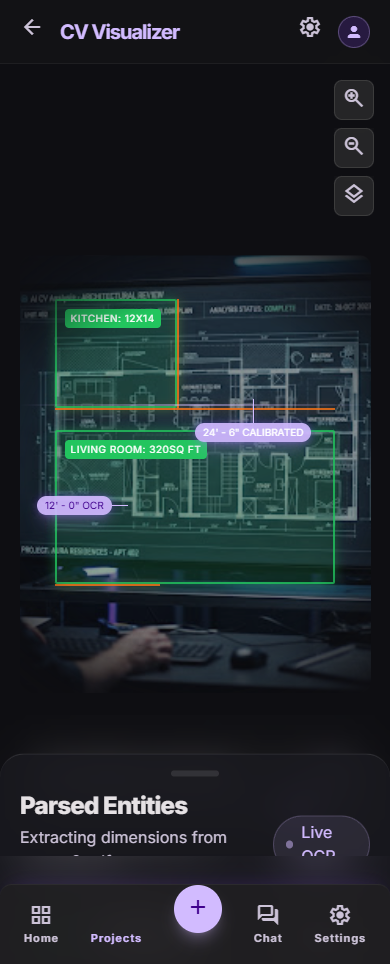
#> input picture stitch_buildwise_ai_design_system/stitch_buildwise_ai_design_system/ai_cv_analysis/screen.png, 390 x 964 px
$ python -i wall_detector.py   (imports and definitions only)
#> lines starting #> are read from the running program, lines starting #| are printed output that depends on the picture
"""
BuildWise AI — Stage 2: Wall Detector
=======================================
Geometry-based wall detection using OpenCV.
Detects all wall segments, merges broken lines, classifies external/internal
walls, and generates wall polygons. Does NOT depend on OCR or YOLO.

Uses:
- Hough Line Transform (probabilistic) for line segment detection
- Slope-intercept clustering for collinear segment merging
- Parallel line pair analysis for wall thickness estimation
- Convex hull classification for external vs internal walls
"""

import cv2
import numpy as np
import math
from typing import List, Dict, Any, Tuple, Optional
from dataclasses import dataclass, field, asdict


@dataclass
class WallSegment:
    """Represents a single detected wall segment."""
    id: str
    start: Tuple[float, float]       # (x, y) in pixels
    end: Tuple[float, float]         # (x, y) in pixels
    length_px: float                 # Length in pixels
    thickness_px: float              # Estimated wall thickness in pixels
    angle_deg: float                 # Angle in degrees (0=horizontal, 90=vertical)
    wall_type: str                   # 'external' or 'internal'
    polygon_coords: List[Tuple[float, float]] = field(default_factory=list)

    def to_dict(self) -> Dict[str, Any]:
        return asdict(self)


class WallDetector:
    """Detects and processes wall segments from preprocessed binary floor plan images."""

    # ── Configuration ─────────────────────────────────────────────────────
    # Hough transform parameters
    HOUGH_THRESHOLD = 60
    HOUGH_MIN_LINE_LENGTH = 50
    HOUGH_MAX_LINE_GAP = 15

    # Line merging parameters
    MERGE_ANGLE_TOLERANCE = 5.0         # degrees
    MERGE_DISTANCE_TOLERANCE = 20.0     # pixels (perpendicular distance)
    MERGE_GAP_TOLERANCE = 30.0          # pixels (along-line gap)

    # Wall classification
    MIN_WALL_LENGTH_PX = 30             # Minimum length to be considered a wall
    THICKNESS_SEARCH_RANGE = 50         # Max px to search for parallel wall partner

    @staticmethod
    def detect(binary_image: np.ndarray) -> Dict[str, Any]:
        """
        Run the complete wall detection pipeline.

        Args:
            binary_image: Preprocessed binary image (white walls on black, or inverted)

        Returns:
            Dict containing:
            - walls: List of WallSegment dicts
            - external_walls: List of external wall segment dicts
            - internal_walls: List of internal wall segment dicts
            - wall_image: Debug image with walls drawn (optional)
            - statistics: Detection statistics
        """
        # Ensure binary image is properly formatted
        if len(binary_image.shape) == 3:
            binary_image = cv2.cvtColor(binary_image, cv2.COLOR_BGR2GRAY)

        # ── Step 1: Detect raw line segments ──────────────────────────────
        raw_lines = WallDetector._detect_lines(binary_image)

        # ── Step 2: Filter short/noise segments ──────────────────────────
        filtered_lines = WallDetector._filter_short_lines(raw_lines)

        # ── Step 3: Merge collinear segments ─────────────────────────────
        merged_lines = WallDetector._merge_collinear_segments(filtered_lines)

        # ── Step 4: Estimate wall thickness ──────────────────────────────
        walls_with_thickness = WallDetector._estimate_thickness(
            merged_lines, binary_image
        )

        # ── Step 5: Generate wall polygons ───────────────────────────────
        walls_with_polygons = WallDetector._generate_wall_polygons(
            walls_with_thickness
        )

        # ── Step 6: Classify external vs internal ────────────────────────
        classified_walls = WallDetector._classify_walls(walls_with_polygons)

        # ── Step 7: Assign IDs ───────────────────────────────────────────
        for i, wall in enumerate(classified_walls):
            wall.id = f"wall_{i+1:03d}"

        # Separate by type
        external = [w for w in classified_walls if w.wall_type == "external"]
        internal = [w for w in classified_walls if w.wall_type == "internal"]

        return {
            "walls": [w.to_dict() for w in classified_walls],
            "external_walls": [w.to_dict() for w in external],
            "internal_walls": [w.to_dict() for w in internal],
            "statistics": {
                "raw_lines_detected": len(raw_lines),
                "after_filtering": len(filtered_lines),
                "after_merging": len(merged_lines),
                "total_walls": len(classified_walls),
                "external_count": len(external),
                "internal_count": len(internal),
            },
        }

    # ══════════════════════════════════════════════════════════════════════
    # PIPELINE STEPS
    # ══════════════════════════════════════════════════════════════════════

    @staticmethod
    def _detect_lines(
        binary: np.ndarray,
    ) -> List[Tuple[int, int, int, int]]:
        """Detect line segments using probabilistic Hough Transform."""
        # Apply slight dilation to connect near-touching wall segments
        kernel = cv2.getStructuringElement(cv2.MORPH_RECT, (3, 3))
        dilated = cv2.dilate(binary, kernel, iterations=1)

        lines = cv2.HoughLinesP(
            dilated,
            rho=1,
            theta=np.pi / 180,
            threshold=WallDetector.HOUGH_THRESHOLD,
            minLineLength=WallDetector.HOUGH_MIN_LINE_LENGTH,
            maxLineGap=WallDetector.HOUGH_MAX_LINE_GAP,
        )

        if lines is None:
            return []

        return [(int(l[0][0]), int(l[0][1]), int(l[0][2]), int(l[0][3])) for l in lines]

    @staticmethod
    def _filter_short_lines(
        lines: List[Tuple[int, int, int, int]],
    ) -> List[Tuple[int, int, int, int]]:
        """Remove lines shorter than minimum wall length."""
        result = []
        for x1, y1, x2, y2 in lines:
            length = math.sqrt((x2 - x1) ** 2 + (y2 - y1) ** 2)
            if length >= WallDetector.MIN_WALL_LENGTH_PX:
                result.append((x1, y1, x2, y2))
        return result

    @staticmethod
    def _merge_collinear_segments(
        lines: List[Tuple[int, int, int, int]],
    ) -> List[Tuple[int, int, int, int]]:
        """
        Merge collinear line segments that are close together.
        Uses slope-intercept clustering: group lines by (angle, perpendicular distance)
        then merge overlapping or near-touching segments within each group.
        """
        if not lines:
            return []

        # Calculate angle and perpendicular distance for each line
        line_params = []
        for x1, y1, x2, y2 in lines:
            angle = math.degrees(math.atan2(y2 - y1, x2 - x1)) % 180
            # Perpendicular distance from origin
            if x2 - x1 == 0:  # Vertical line
                perp_dist = abs(x1)
            else:
                # Line equation: ax + by + c = 0
                dx, dy = x2 - x1, y2 - y1
                length = math.sqrt(dx * dx + dy * dy)
                a, b = -dy / length, dx / length
                c = -(a * x1 + b * y1)
                perp_dist = abs(c)

            line_params.append((angle, perp_dist, x1, y1, x2, y2))

        # Sort by angle then perpendicular distance
        line_params.sort(key=lambda p: (p[0], p[1]))

        # Group collinear segments
        groups: List[List[Tuple]] = []
        used = [False] * len(line_params)

        for i in range(len(line_params)):
            if used[i]:
                continue

            group = [line_params[i]]
            used[i] = True

            for j in range(i + 1, len(line_params)):
                if used[j]:
                    continue

                angle_diff = abs(line_params[i][0] - line_params[j][0])
                if angle_diff > 180 - WallDetector.MERGE_ANGLE_TOLERANCE:
                    angle_diff = 180 - angle_diff

                perp_diff = abs(line_params[i][1] - line_params[j][1])

                if (
                    angle_diff <= WallDetector.MERGE_ANGLE_TOLERANCE
                    and perp_diff <= WallDetector.MERGE_DISTANCE_TOLERANCE
                ):
                    group.append(line_params[j])
                    used[j] = True

            groups.append(group)

        # Merge each group into single line segments
        merged = []
        for group in groups:
            merged_line = WallDetector._merge_group(group)
            if merged_line:
                merged.append(merged_line)

        return merged

    @staticmethod
    def _merge_group(
        group: List[Tuple],
    ) -> Optional[Tuple[int, int, int, int]]:
        """Merge a group of collinear segments into one or more wall segments."""
        if not group:
            return None

        # Get the average angle of the group
        avg_angle = np.mean([g[0] for g in group])
        angle_rad = math.radians(avg_angle)

        # Project all endpoints onto the line direction
        cos_a = math.cos(angle_rad)
        sin_a = math.sin(angle_rad)

        projections = []
        for _, _, x1, y1, x2, y2 in group:
            proj1 = x1 * cos_a + y1 * sin_a
            proj2 = x2 * cos_a + y2 * sin_a
            projections.append((min(proj1, proj2), max(proj1, proj2), x1, y1, x2, y2))

        # Sort by projection start
        projections.sort(key=lambda p: p[0])

        # Merge overlapping projections
        merged_start = projections[0][0]
        merged_end = projections[0][1]
        best_start = (projections[0][2], projections[0][3])
        best_end = (projections[0][4], projections[0][5])

        for proj_start, proj_end, x1, y1, x2, y2 in projections[1:]:
            if proj_start <= merged_end + WallDetector.MERGE_GAP_TOLERANCE:
                if proj_end > merged_end:
                    merged_end = proj_end
                    # Update endpoint to the one with maximum projection
                    p1 = x1 * cos_a + y1 * sin_a
                    p2 = x2 * cos_a + y2 * sin_a
                    if p2 > p1:
                        best_end = (x2, y2)
                    else:
                        best_end = (x1, y1)
            # For simplicity, we keep extending the current segment

        # Use the actual points that correspond to min and max projections
        # Find the points closest to merged_start and merged_end
        all_points = []
        for _, _, x1, y1, x2, y2 in group:
            all_points.extend([(x1, y1), (x2, y2)])

        # Find extreme points along the line direction
        min_proj = float("inf")
        max_proj = float("-inf")
        start_pt = all_points[0]
        end_pt = all_points[0]

        for px, py in all_points:
            proj = px * cos_a + py * sin_a
            if proj < min_proj:
                min_proj = proj
                start_pt = (px, py)
            if proj > max_proj:
                max_proj = proj
                end_pt = (px, py)

        return (int(start_pt[0]), int(start_pt[1]), int(end_pt[0]), int(end_pt[1]))

    @staticmethod
    def _estimate_thickness(
        lines: List[Tuple[int, int, int, int]],
        binary: np.ndarray,
    ) -> List[Dict[str, Any]]:
        """
        Estimate wall thickness for each line segment by analyzing the
        perpendicular cross-section of white pixels at the midpoint.
        """
        results = []
        for x1, y1, x2, y2 in lines:
            length = math.sqrt((x2 - x1) ** 2 + (y2 - y1) ** 2)
            angle = math.degrees(math.atan2(y2 - y1, x2 - x1))

            # Sample perpendicular cross-section at midpoint
            mid_x = (x1 + x2) / 2
            mid_y = (y1 + y2) / 2

            # Perpendicular direction
            perp_angle = angle + 90
            perp_rad = math.radians(perp_angle)

            thickness = WallDetector._measure_thickness_at_point(
                binary, mid_x, mid_y, perp_rad
            )

            results.append({
                "start": (x1, y1),
                "end": (x2, y2),
                "length_px": length,
                "thickness_px": thickness,
                "angle_deg": angle % 180,
            })

        return results

    @staticmethod
    def _measure_thickness_at_point(
        binary: np.ndarray,
        cx: float, cy: float,
        perp_rad: float,
    ) -> float:
        """Measure wall thickness by scanning perpendicular to wall at a point."""
        h, w = binary.shape[:2]
        cos_p = math.cos(perp_rad)
        sin_p = math.sin(perp_rad)

        # Scan in both directions perpendicular to the wall
        max_dist = WallDetector.THICKNESS_SEARCH_RANGE
        count = 0

        for direction in [1, -1]:
            for d in range(1, max_dist):
                px = int(cx + direction * d * cos_p)
                py = int(cy + direction * d * sin_p)

                if 0 <= px < w and 0 <= py < h:
                    if binary[py, px] > 0:
                        count += 1
                    else:
                        break
                else:
                    break

        # Include the center pixel
        thickness = max(count + 1, 3)  # Minimum 3px thickness
        return float(thickness)

    @staticmethod
    def _generate_wall_polygons(
        walls: List[Dict[str, Any]],
    ) -> List[Dict[str, Any]]:
        """Generate rectangular polygon coordinates for each wall segment."""
        for wall in walls:
            x1, y1 = wall["start"]
            x2, y2 = wall["end"]
            half_t = wall["thickness_px"] / 2

            angle_rad = math.radians(wall["angle_deg"])
            # Perpendicular offset
            perp_x = -math.sin(angle_rad) * half_t
            perp_y = math.cos(angle_rad) * half_t

            wall["polygon_coords"] = [
                (x1 + perp_x, y1 + perp_y),
                (x2 + perp_x, y2 + perp_y),
                (x2 - perp_x, y2 - perp_y),
                (x1 - perp_x, y1 - perp_y),
            ]

        return walls

    @staticmethod
    def _classify_walls(
        walls: List[Dict[str, Any]],
    ) -> List[WallSegment]:
        """
        Classify walls as external or internal using convex hull analysis.
        Walls whose midpoints lie on or near the convex hull of all wall
        midpoints are classified as external.
        """
        if not walls:
            return []

        # Collect all wall midpoints
        midpoints = []
        for wall in walls:
            x1, y1 = wall["start"]
            x2, y2 = wall["end"]
            midpoints.append(((x1 + x2) / 2, (y1 + y2) / 2))

        midpoints_array = np.array(midpoints, dtype=np.float32)

        # Compute convex hull of all midpoints
        if len(midpoints_array) < 3:
            # Not enough points for hull — all external
            result = []
            for wall in walls:
                result.append(WallSegment(
                    id="",
                    start=tuple(wall["start"]),
                    end=tuple(wall["end"]),
                    length_px=wall["length_px"],
                    thickness_px=wall["thickness_px"],
                    angle_deg=wall["angle_deg"],
                    wall_type="external",
                    polygon_coords=wall.get("polygon_coords", []),
                ))
            return result

        hull = cv2.convexHull(midpoints_array)
        hull_points = hull.reshape(-1, 2)

        # Distance threshold: a wall midpoint within this distance of the hull
        # is considered external
        # Use 5% of the diagonal as threshold
        all_pts = np.array(
            [(w["start"][0], w["start"][1]) for w in walls]
            + [(w["end"][0], w["end"][1]) for w in walls],
            dtype=np.float32,
        )
        min_x, min_y = all_pts.min(axis=0)
        max_x, max_y = all_pts.max(axis=0)
        diagonal = math.sqrt((max_x - min_x) ** 2 + (max_y - min_y) ** 2)
        hull_distance_threshold = diagonal * 0.05

        result = []
        for i, wall in enumerate(walls):
            mid = midpoints_array[i]

            # Check distance from midpoint to convex hull boundary
            dist = cv2.pointPolygonTest(hull, (float(mid[0]), float(mid[1])), True)

            # Points near the boundary (small positive dist or negative) are external
            # dist > 0 means inside hull, dist < 0 means outside (shouldn't happen)
            # dist ~= 0 means on the boundary
            if abs(dist) < hull_distance_threshold or dist <= 0:
                wall_type = "external"
            else:
                wall_type = "internal"

            # Additional heuristic: longer walls are more likely external
            if wall["length_px"] > diagonal * 0.3:
                wall_type = "external"

            result.append(WallSegment(
                id="",
                start=tuple(wall["start"]),
                end=tuple(wall["end"]),
                length_px=wall["length_px"],
                thickness_px=wall["thickness_px"],
                angle_deg=wall["angle_deg"],
                wall_type=wall_type,
                polygon_coords=wall.get("polygon_coords", []),
            ))

        return result

    @staticmethod
    def get_wall_endpoints(walls: List[Dict[str, Any]]) -> List[Tuple[float, float]]:
        """Extract all unique wall endpoints for graph construction."""
        endpoints = set()
        for wall in walls:
            endpoints.add(tuple(wall["start"]))
            endpoints.add(tuple(wall["end"]))
        return list(endpoints)

>>> import cv2
>>> picture = cv2.imread('../../../stitch_buildwise_ai_design_system/stitch_buildwise_ai_design_system/ai_cv_analysis/screen.png', cv2.IMREAD_GRAYSCALE)
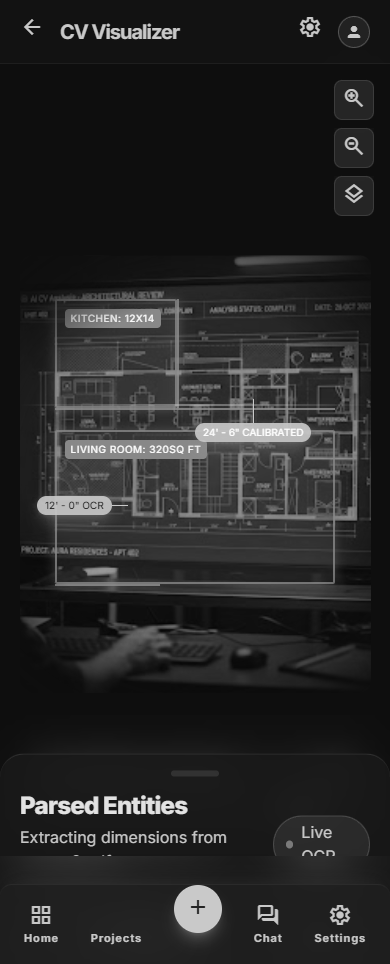
#> picture: shape (964, 390); min 6, max 254, mean 38.3
>>> result = WallDetector().detect(picture)
#> in _detect_lines, `dilated = cv2.dilate(binary, kernel, iterations=1)`:
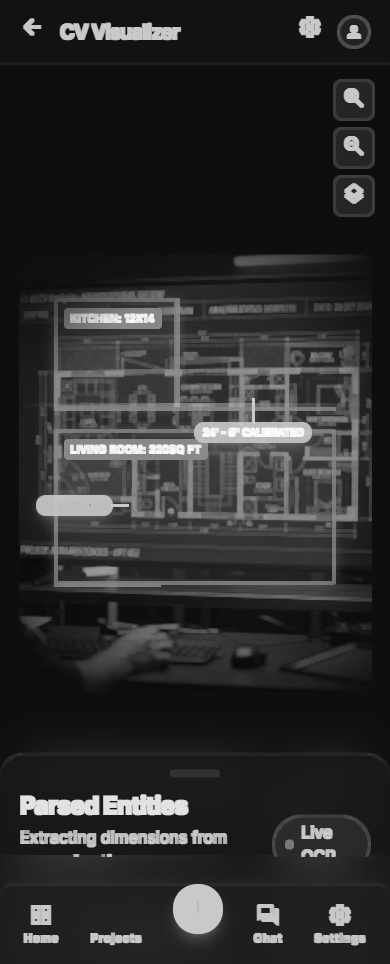
#> dilated: shape (964, 390); min 10, max 254, mean 44.8
#> in _detect_lines, `lines = cv2.HoughLinesP( dilated, rho=1, theta=np.pi / 180, threshold=..`: lines = 435 rows, first 6: [74, 963, 314, 0], [32, 963, 290, 0], [8, 963, 126, 0], [118, 963, 358, 0], [9, 963, 249, 0], [253, 963, 371, 0]
#> in detect, `raw_lines = WallDetector._detect_lines(binary_image)`: raw_lines = 435 items, first 6: (74, 963, 314, 0), (32, 963, 290, 0), (8, 963, 126, 0), (118, 963, 358, 0), (9, 963, 249, 0), (253, 963, 371, 0)
#> the loop in _filter_short_lines, `for x1, y1, x2, y2 in lines:` made 435 passes
#> (x1, y1, x2, y2, length) on passes 1 to 3: (74, 963, 314, 0, 992.5), (32, 963, 290, 0, 997), (8, 963, 126, 0, 970.2)
#> after the loop in _filter_short_lines, `for x1, y1, x2, y2 in lines:`: result has the same summary as raw_lines in detect
#> in detect, `filtered_lines = WallDetector._filter_short_lines(raw_lines)`: filtered_lines has the same summary as raw_lines
#> the loop in _merge_collinear_segments, `for x1, y1, x2, y2 in lines:` made 435 passes
#> (x1, y1, x2, y2, angle, dx, dy, length) on passes 1 to 12: (74, 963, 314, 0, 104, 240, -963, 992.5), (32, 963, 290, 0, 105, 258, -963, 997), (8, 963, 126, 0, 96.99, 118, -963, 970.2), (118, 963, 358, 0, 104, 240, -963, 992.5), (9, 963, 249, 0, 104, 240, -963, 992.5), (253, 963, 371, 0, 96.99, 118, -963, 970.2), (329, 963, 380, 0, 93.03, 51, -963, 964.3), (112, 963, 352, 0, 104, 240, -963, 992.5), (22, 963, 262, 0, 104, 240, -963, 992.5), (0, 963, 34, 0, 92.02, 34, -963, 963.6), (68, 963, 308, 0, 104, 240, -963, 992.5), (228, 963, 363, 0, 97.98, 135, -963, 972.4)
#> (angle, dx, dy, length, a, b, c, perp_dist) on passes 61 to 66: (103, 222, -963, 988.3, 0.974, 0.225, -315.7, 315.7), (104, 240, -963, 992.5, 0.97, 0.242, -305.7, 305.7), (103, 222, -963, 988.3, 0.974, 0.225, -308.9, 308.9), (97.98, 135, -963, 972.4, 0.99, 0.139, -361.5, 361.5), (104, 240, -963, 992.5, 0.97, 0.242, -285.3, 285.3), (94.99, 84, -963, 966.7, 0.996, 0.0869, -89.66, 89.66)
#> the loop in _merge_collinear_segments, `for group in groups:` made 18 passes
#> the loop in _estimate_thickness, `for x1, y1, x2, y2 in lines:` made 18 passes
#> (x1, x2, y2) on passes 1 to 12: (389, 284, 963), (23, 0, 945), (44, 0, 963), (68, 1, 963), (88, 2, 963), (110, 5, 963), (371, 181, 963), (128, 8, 963), (155, 14, 915), (175, 7, 962), (193, 9, 959), (359, 108, 963)
#> the loop in _generate_wall_polygons, `for wall in walls:` made 18 passes
#> the loop in _classify_walls, `for wall in walls:` made 18 passes
#> the loop in _classify_walls, `for i, wall in enumerate(walls):` made 18 passes
#> the loop in detect, `for i, wall in enumerate(classified_walls):` made 18 passes
